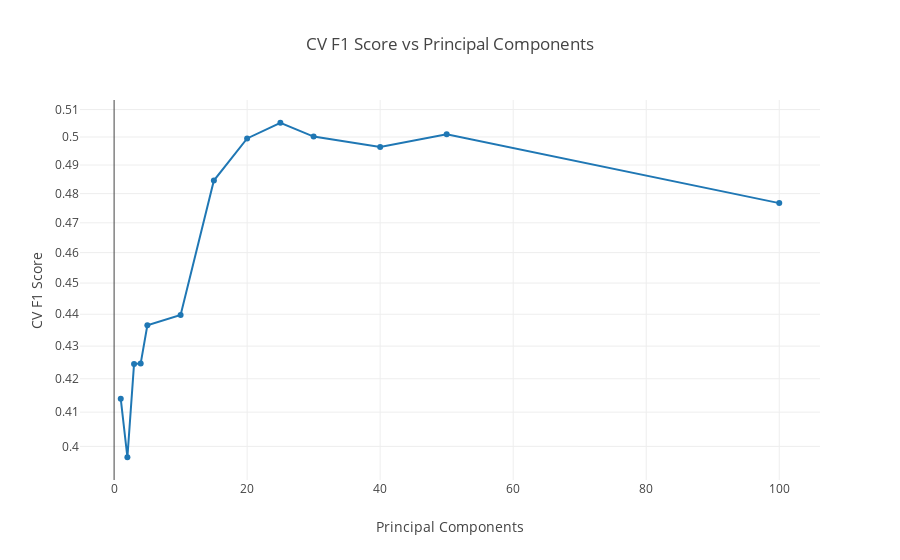

The cell this chart's notebook holds for it:
### Code cell
n_components=[1,2,3,4,5,10,15,20,25,30,40,50,100]
trace0 = go.Scatter(x=n_components, y=f1_n_components, mode='lines+markers')

layout = go.Layout(title='CV F1 Score vs Principal Components',
                  xaxis=dict(title='Principal Components'),
                  yaxis=dict(title='CV F1 Score', type='log'))

fig = go.Figure([trace0], layout)

iplot(fig, filename='f1_score-vs-principal_components.html')

### Figure 1 — Plotly figure (JSON) as saved in the notebook; plotly's stock layout.template omitted (floating-point values rounded to 4 significant figures)
{"data": [{"mode": "lines+markers", "type": "scatter", "uid": "dec52218-b0ed-11e9-a6a2-e442a6f8adc6", "x": [1, 2, 3, 4, 5, 10, 15, 20, 25, 30, 40, 50, 100], "y": [0.414, 0.3969, 0.4245, 0.4247, 0.4365, 0.4397, 0.4845, 0.4995, 0.5052, 0.5002, 0.4964, 0.501, 0.4767]}], "layout": {"title": "CV F1 Score vs Principal Components", "xaxis": {"title": "Principal Components"}, "yaxis": {"title": "CV F1 Score", "type": "log"}}}
